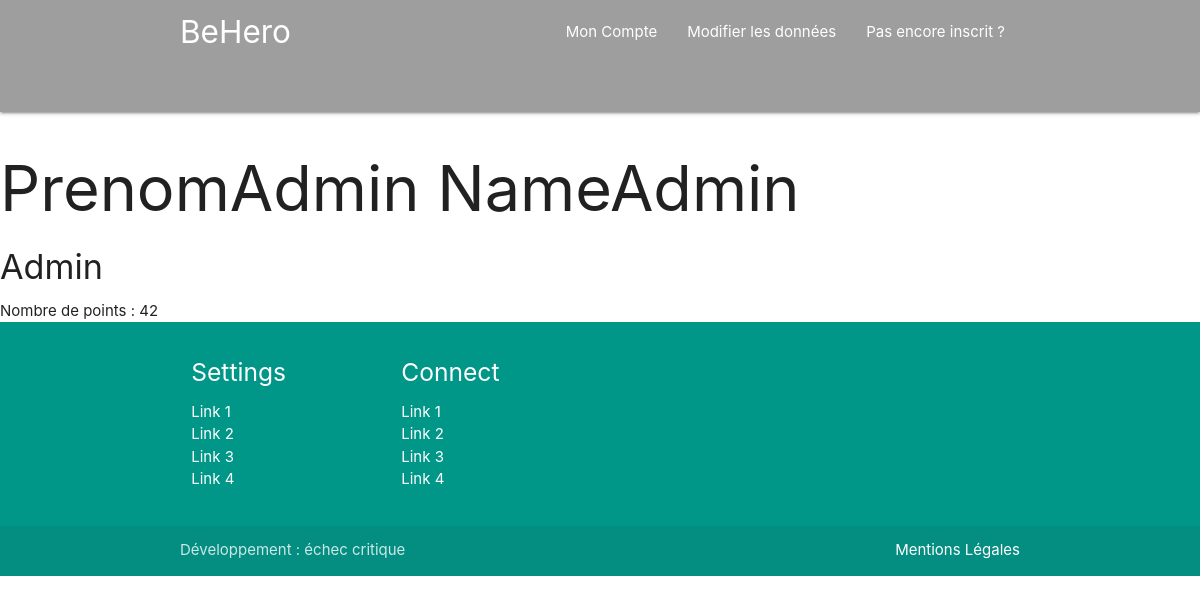
The app's page /profil.php?id=6 with its own data.
### tables this page shows
CREATE TABLE IF NOT EXISTS `eleve` (
  `idE` int(11) NOT NULL AUTO_INCREMENT,
  `NomE` char(50) NOT NULL,
  `PrenomE` char(50) NOT NULL,
  `nbPoint` int(11) NOT NULL DEFAULT '0',
  `password` char(50) NOT NULL,
  `idC` int(11) NOT NULL,
  PRIMARY KEY (`idE`),
  KEY `fk_eleve` (`idC`)
);

CREATE TABLE IF NOT EXISTS `classe` (
  `idC` int(11) NOT NULL AUTO_INCREMENT,
  `NominationC` char(50) NOT NULL,
  PRIMARY KEY (`idC`)
);

### profil.php (the view, shortened to what this page needs)
<!DOCTYPE html>
<html lang="fr">
        <?php include'php/head.php'; ?>
<body>
    <?php include 'php/nav.php'; ?>
    <?php   $id = $_GET['id'];
            $req = "SELECT * FROM eleve e, classe c where e.idC = c.idC and idE = ?";
            $traitement = $connect ->prepare($req);
            $traitement -> bindParam(1, $id);
            $traitement -> execute();
            while($row = $traitement->fetch()) {
                echo "<h1>" . $row['PrenomE'] . " ". $row['NomE'] ."</h1>";
                echo "<h4>" . $row['NominationC'] . "</h4>";
                echo "Nombre de points : " . $row['nbPoint'];
            }
    ?>
    <?php
        include 'php/footer.php';
    ?>
</body>
</html>

### records on screen
eleve: PrenomE "PrenomAdmin", NomE "NameAdmin", classe.NominationC "Admin", nbPoint "42"
